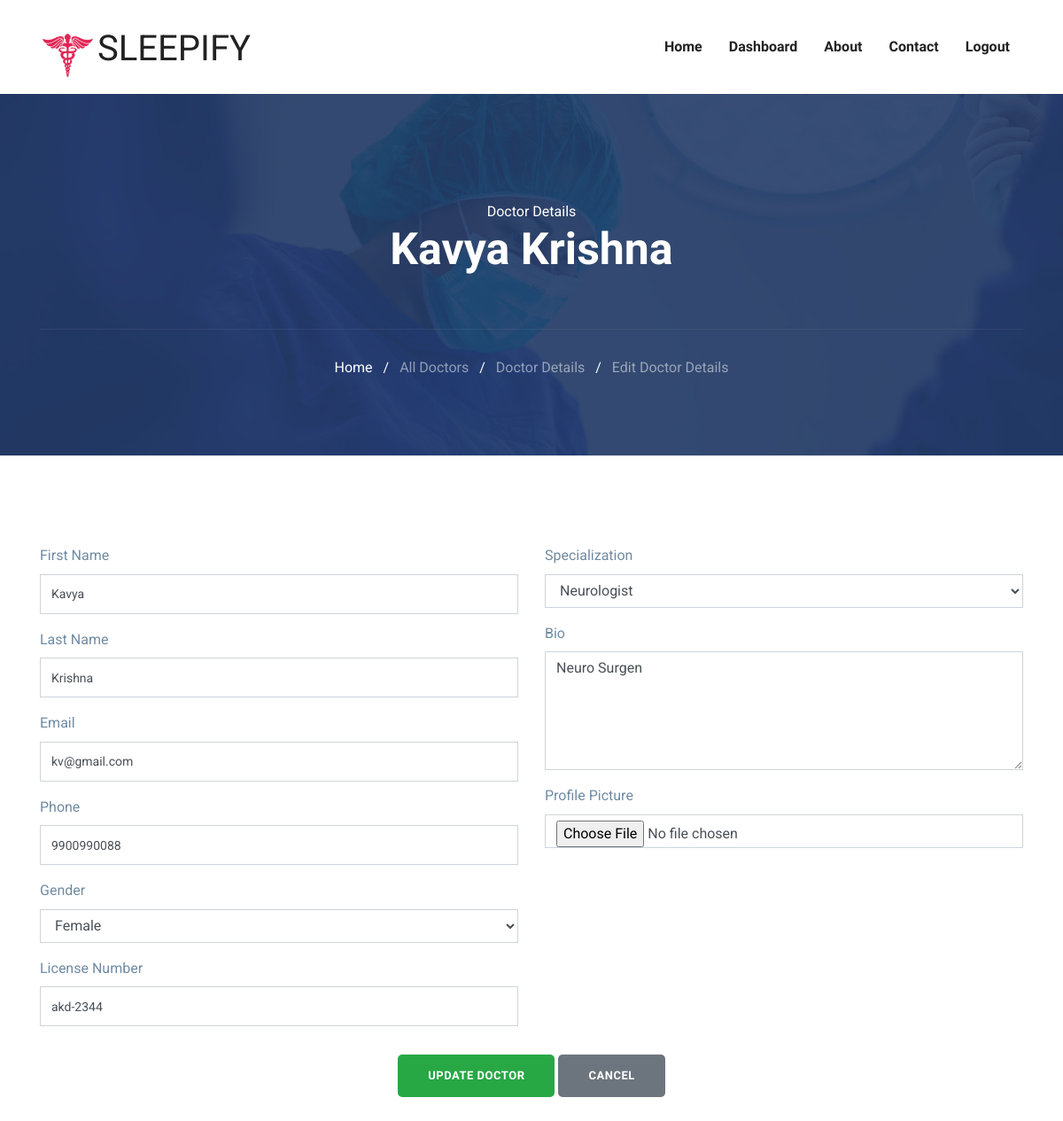
The app's page /siteAdmin/adminEditDoctor/2/?next=adminDoctorInfo (signed in) with its own data.
### users/models.py (models this page shows, shortened)
class Doctor(models.Model):
    fname = models.CharField(max_length=150)
    lname = models.CharField(max_length=150)
    email = models.EmailField( max_length=150,unique=True)
    phone = models.CharField(max_length=15,unique=True,null=True,blank=True)
    gender_choices = (("Male","Male"),("Female","Female"))
    gender = models.CharField(max_length=20,default=None,null=True,blank=True,choices=gender_choices)
    password = models.CharField(max_length=150)
    license = models.CharField(default=None,max_length=255)
    SPECIALIST_CHOICES = (
    ("Neurologist", "Neurologist"),
    ("Psychiatrist", "Psychiatrist"),
    ("Primary Care Physician", "Primary Care Physician"),
    ("Sleep Specialist", "Sleep Specialist"),
    )
    specialization = models.CharField(max_length=50, default=None, null=True, blank=True, choices=SPECIALIST_CHOICES)
    stts = models.BooleanField(default=False)
    created_on = models.DateField(auto_now_add=True)
    profile_picture = models.ImageField(upload_to='doctor_profiles/', default='default/default.jpg', blank=True,null=True)
    bio = models.TextField(null=True, blank=True)

### siteAdmin/views.py (the view, shortened to what this page needs)
# urls.py: path('adminEditDoctor/<int:id>/',views.adminEditDoctor,name="adminEditDoctor"),
@admin_login_required()
def adminEditDoctor(request,id):
    doctor = get_object_or_404(Doctor, id=id)
    next_page = request.GET.get('next', 'adminDoctorInfo')
    return render(request, 'siteAdmin/doctor-edit.html', {'doctor': doctor})

### templates/siteAdmin/doctor-edit.html (shortened to what this page needs)
{% extends "../base.html" %}
{% load static %}
{% block body %}
{% include "siteAdmin/nav.html" %}
<section class="page-title bg-1">
    <div class="container">
      <div class="row">
        <div class="col-md-12">
          <div class="block text-center">
            <span class="text-white">Doctor Details</span>
            <h1 class="text-capitalize mb-5 text-lg">{{doctor.fname}} {{doctor.lname}}</h1>
            <ul class="list-inline breadcumb-nav">
                <li class="list-inline-item"><a href="{% url 'adminHome' %}" class="text-white">Home</a></li>
                <li class="list-inline-item"><span class="text-white">/</span></li>
                <li class="list-inline-item"><a href="{% url 'adminDoctorList' %}" class="text-white-50">All Doctors</a></li>
                <li class="list-inline-item"><span class="text-white">/</span></li>
                <li class="list-inline-item"><a href="{% if request.GET.next == 'adminDoctorReqInfo' %}{% url 'adminDoctorReqInfo' doctor.id %}{% else %}{% url 'adminDoctorInfo' doctor.id %}{% endif %}" class="text-white-50">Doctor Details</a></li>
                <li class="list-inline-item"><span class="text-white">/</span></li>
                <li class="list-inline-item"><a href="#" class="text-white-50">Edit Doctor Details</a></li>
              </ul>
          </div>
        </div>
      </div>
    </div>
  </section>
  <section class="section doctor-single">
    <div class="container">
            <form method="POST" action="" enctype="multipart/form-data">
                <div class="row">
                    <div class="col-md-6">
                        <div class="mb-3">
                            <label>First Name</label>
                            <input type="text" name="fname" class="form-control" value="{{ doctor.fname }}" required>
                        </div>
                        <div class="mb-3">
                            <label>Last Name</label>
                            <input type="text" name="lname" class="form-control" value="{{ doctor.lname }}" required>
                        </div>
                        <div class="mb-3">
                            <label>Email</label>
                            <input type="email" name="email" class="form-control" value="{{ doctor.email }}" required>
                        </div>
                        <div class="mb-3">
                            <label>Phone</label>
                            <input type="text" name="phone" pattern="\d*" inputmode="numeric" maxlength="10" class="form-control" value="{{ doctor.phone }}">
                        </div>
                        <div class="mb-3">
                            <label>Gender</label>
                            <select name="gender" class="form-control">
                                <option value="Female" {% if doctor.gender == "Female" %}selected{% endif %}>Female</option>
                            </select>
                        </div>
                        <div class="mb-3">
                            <label>License Number</label>
                            <input type="text" name="license" class="form-control" value="{{ doctor.license }}" required>
                        </div>
                    </div>
                    <div class="col-md-6">
                        <div class="mb-3">
                            <label>Specialization</label>
                            <select name="specialization" class="form-control">
                                <option value="Neurologist" {% if doctor.specialization == "Neurologist" %}selected{% endif %}>Neurologist</option>
                            </select>
                        </div>
                        <div class="mb-3">
                            <label>Bio</label>
                            <textarea name="bio" class="form-control" rows="5">{{ doctor.bio }}</textarea>
                        </div>
                        <div class="mb-3">
                            <label>Profile Picture</label>
                            <input type="file" name="profile" class="form-control">
                        </div>
                    </div>
                </div>
                <div class="row mt-3">
                    <div class="col text-center">
                        <button type="submit" class="btn btn-success">Update Doctor</button>
                        <a href="{% if request.GET.next == 'adminDoctorReqInfo' %}{% url 'adminDoctorReqInfo' doctor.id %}{% else %}{% url 'adminDoctorInfo' doctor.id %}{% endif %}"  class="btn btn-secondary">Cancel</a>
                    </div>
                </div>
            </form>
    </div>
</section>
{% endblock body %}

### static/css/style.css (style rules this page uses)
html { overflow-x: hidden; }
body { line-height: 1.6; font-family: "Roboto", sans-serif; -webkit-font-smoothing: antialiased; font-size: 16px; color: #6F8BA4; font-weight: 400; }
h1, .h1, h2, .h2, h3, .h3, h4, .h4, h5, .h5, h6, .h6 { font-family: "Exo", sans-serif; font-weight: 700; color: #222; }
h1, .h1 { font-size: 2.5rem; }
input[type="email"], input[type="password"], input[type="text"], input[type="tel"] { box-shadow: none; height: 45px; outline: none; font-size: 14px; }
.form-control { box-shadow: none; border-radius: 0; }
.btn { display: inline-block; font-size: 14px; font-size: 0.8125rem; font-weight: 700; letter-spacing: .5px; padding: .75rem 2rem; font-family: "Exo", sans-serif; text-transform: uppercase; border-radius: 5px; border: 2px solid transparent; transition: all .35s ease; }
.section { padding: 100px 0; }
.text-lg { font-size: 3.75rem; }
a { color: #222; text-decoration: none; transition: all .35s ease; }
.page-title { padding: 120px 0px 70px 0px; position: relative; }
.page-title .block h1 { color: #fff; }
.page-title .breadcumb-nav { margin-top: 60px; padding-top: 30px; border-top: 1px solid rgba(255, 255, 255, 0.06); }
.text-lg { font-size: 50px; }
.bg-1 { background: url("../images/22.jpg") no-repeat 50% 50%; background-size: cover; position: relative; }

### records on screen
Doctor: fname "Kavya", lname "Krishna", email "kv@gmail.com", phone "9900990088", gender "Female", license "akd-2344", specialization "Neurologist", bio "Neuro Surgen"
